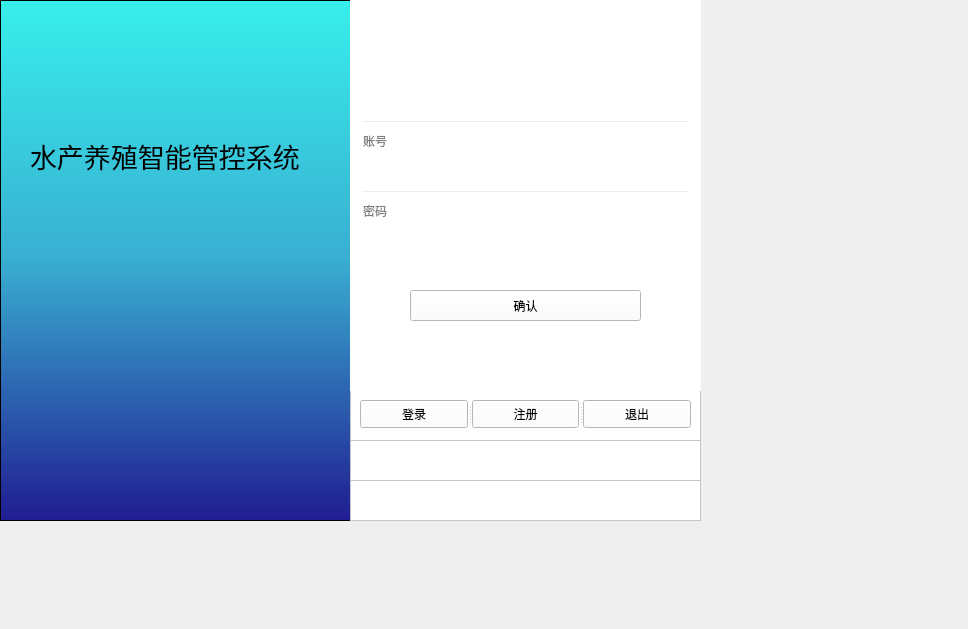
<?xml version="1.0" encoding="UTF-8"?>
<ui version="4.0">
 <class>LoginWindow</class>
 <widget class="QMainWindow" name="LoginWindow">
  <property name="geometry">
   <rect>
    <x>0</x>
    <y>0</y>
    <width>968</width>
    <height>629</height>
   </rect>
  </property>
  <property name="windowTitle">
   <string>MainWindow</string>
  </property>
  <widget class="QWidget" name="centralwidget">
   <widget class="QFrame" name="frame">
    <property name="geometry">
     <rect>
      <x>0</x>
      <y>0</y>
      <width>351</width>
      <height>521</height>
     </rect>
    </property>
    <property name="styleSheet">
     <string notr="true">#frame{
	background-color: qlineargradient(spread:pad, x1:0, y1:1, x2:0, y2:0, stop:0 rgba(32, 28, 145, 255), stop:0.505682 rgba(57, 175, 210, 255), stop:1 rgba(55, 239, 235, 255));
	
}
</string>
    </property>
    <property name="frameShape">
     <enum>QFrame::StyledPanel</enum>
    </property>
    <property name="frameShadow">
     <enum>QFrame::Raised</enum>
    </property>
    <widget class="QLabel" name="label">
     <property name="geometry">
      <rect>
       <x>30</x>
       <y>130</y>
       <width>281</width>
       <height>51</height>
      </rect>
     </property>
     <property name="font">
      <font>
       <family>幼圆</family>
       <pointsize>20</pointsize>
      </font>
     </property>
     <property name="text">
      <string>水产养殖智能管控系统</string>
     </property>
    </widget>
   </widget>
   <widget class="QFrame" name="frame_2">
    <property name="geometry">
     <rect>
      <x>350</x>
      <y>0</y>
      <width>351</width>
      <height>521</height>
     </rect>
    </property>
    <property name="styleSheet">
     <string notr="true">background-color: rgb(255, 255, 255);</string>
    </property>
    <property name="frameShape">
     <enum>QFrame::StyledPanel</enum>
    </property>
    <property name="frameShadow">
     <enum>QFrame::Raised</enum>
    </property>
    <widget class="QFrame" name="frame_3">
     <property name="geometry">
      <rect>
       <x>0</x>
       <y>0</y>
       <width>351</width>
       <height>401</height>
      </rect>
     </property>
     <property name="frameShape">
      <enum>QFrame::StyledPanel</enum>
     </property>
     <property name="frameShadow">
      <enum>QFrame::Raised</enum>
     </property>
     <widget class="QStackedWidget" name="stackedWidget">
      <property name="geometry">
       <rect>
        <x>0</x>
        <y>0</y>
        <width>351</width>
        <height>391</height>
       </rect>
      </property>
      <property name="styleSheet">
       <string notr="true">QLineEdit{
	background-color: rgba(255, 255, 255, 0);
	broder:nono;
	broder-bottom:1px solid block;
}

QPushBottom{
	background-color: rgba(0, 0, 0);
	broder-bottom:1px solid block;
}</string>
      </property>
      <property name="currentIndex">
       <number>0</number>
      </property>
      <widget class="QWidget" name="loginF">
       <widget class="QPushButton" name="LButton">
        <property name="geometry">
         <rect>
          <x>60</x>
          <y>290</y>
          <width>231</width>
          <height>31</height>
         </rect>
        </property>
        <property name="text">
         <string>确认</string>
        </property>
       </widget>
       <widget class="QLineEdit" name="Laccont">
        <property name="geometry">
         <rect>
          <x>10</x>
          <y>120</y>
          <width>331</width>
          <height>41</height>
         </rect>
        </property>
        <property name="placeholderText">
         <string>账号</string>
        </property>
       </widget>
       <widget class="QLineEdit" name="Lpassword">
        <property name="geometry">
         <rect>
          <x>10</x>
          <y>190</y>
          <width>331</width>
          <height>41</height>
         </rect>
        </property>
        <property name="echoMode">
         <enum>QLineEdit::Password</enum>
        </property>
        <property name="placeholderText">
         <string>密码</string>
        </property>
       </widget>
      </widget>
      <widget class="QWidget" name="register_2">
       <widget class="QLineEdit" name="lineEdit_3">
        <property name="geometry">
         <rect>
          <x>20</x>
          <y>60</y>
          <width>311</width>
          <height>31</height>
         </rect>
        </property>
        <property name="placeholderText">
         <string>账号</string>
        </property>
       </widget>
       <widget class="QLineEdit" name="lineEdit_4">
        <property name="geometry">
         <rect>
          <x>20</x>
          <y>100</y>
          <width>311</width>
          <height>31</height>
         </rect>
        </property>
        <property name="text">
         <string/>
        </property>
        <property name="placeholderText">
         <string>密码</string>
        </property>
       </widget>
       <widget class="QLineEdit" name="lineEdit_5">
        <property name="geometry">
         <rect>
          <x>20</x>
          <y>140</y>
          <width>111</width>
          <height>31</height>
         </rect>
        </property>
        <property name="placeholderText">
         <string>姓名</string>
        </property>
       </widget>
       <widget class="QLineEdit" name="lineEdit_6">
        <property name="geometry">
         <rect>
          <x>20</x>
          <y>180</y>
          <width>311</width>
          <height>31</height>
         </rect>
        </property>
        <property name="placeholderText">
         <string>账号</string>
        </property>
       </widget>
       <widget class="QLineEdit" name="lineEdit_7">
        <property name="geometry">
         <rect>
          <x>140</x>
          <y>140</y>
          <width>91</width>
          <height>31</height>
         </rect>
        </property>
        <property name="text">
         <string/>
        </property>
        <property name="placeholderText">
         <string>年龄</string>
        </property>
       </widget>
       <widget class="QLineEdit" name="lineEdit_8">
        <property name="geometry">
         <rect>
          <x>20</x>
          <y>220</y>
          <width>311</width>
          <height>31</height>
         </rect>
        </property>
        <property name="placeholderText">
         <string>密码</string>
        </property>
       </widget>
       <widget class="QPushButton" name="pushButton_5">
        <property name="geometry">
         <rect>
          <x>40</x>
          <y>320</y>
          <width>261</width>
          <height>41</height>
         </rect>
        </property>
        <property name="text">
         <string>确认注册</string>
        </property>
       </widget>
       <widget class="QComboBox" name="comboBox">
        <property name="geometry">
         <rect>
          <x>240</x>
          <y>140</y>
          <width>91</width>
          <height>31</height>
         </rect>
        </property>
        <item>
         <property name="text">
          <string>性别</string>
         </property>
        </item>
        <item>
         <property name="text">
          <string>男</string>
         </property>
        </item>
        <item>
         <property name="text">
          <string>女</string>
         </property>
        </item>
       </widget>
       <widget class="QLineEdit" name="lineEdit_9">
        <property name="geometry">
         <rect>
          <x>20</x>
          <y>260</y>
          <width>311</width>
          <height>31</height>
         </rect>
        </property>
        <property name="placeholderText">
         <string>确认密码</string>
        </property>
       </widget>
      </widget>
     </widget>
    </widget>
    <widget class="QFrame" name="frame_4">
     <property name="geometry">
      <rect>
       <x>0</x>
       <y>400</y>
       <width>351</width>
       <height>81</height>
      </rect>
     </property>
     <property name="frameShape">
      <enum>QFrame::StyledPanel</enum>
     </property>
     <property name="frameShadow">
      <enum>QFrame::Raised</enum>
     </property>
     <widget class="QFrame" name="frame_5">
      <property name="geometry">
       <rect>
        <x>0</x>
        <y>-10</y>
        <width>351</width>
        <height>51</height>
       </rect>
      </property>
      <property name="frameShape">
       <enum>QFrame::StyledPanel</enum>
      </property>
      <property name="frameShadow">
       <enum>QFrame::Raised</enum>
      </property>
      <widget class="QSplitter" name="splitter">
       <property name="geometry">
        <rect>
         <x>10</x>
         <y>10</y>
         <width>331</width>
         <height>28</height>
        </rect>
       </property>
       <property name="orientation">
        <enum>Qt::Horizontal</enum>
       </property>
       <widget class="QPushButton" name="pushButton">
        <property name="text">
         <string>登录</string>
        </property>
       </widget>
       <widget class="QPushButton" name="pushButton_2">
        <property name="text">
         <string>注册</string>
        </property>
       </widget>
       <widget class="QPushButton" name="pushButton_3">
        <property name="text">
         <string>退出</string>
        </property>
       </widget>
      </widget>
     </widget>
    </widget>
   </widget>
  </widget>
 </widget>
 <resources/>
 <connections>
  <connection>
   <sender>pushButton_3</sender>
   <signal>clicked()</signal>
   <receiver>LoginWindow</receiver>
   <slot>close()</slot>
   <hints>
    <hint type="sourcelabel">
     <x>779</x>
     <y>385</y>
    </hint>
    <hint type="destinationlabel">
     <x>897</x>
     <y>350</y>
    </hint>
   </hints>
  </connection>
 </connections>
</ui>
